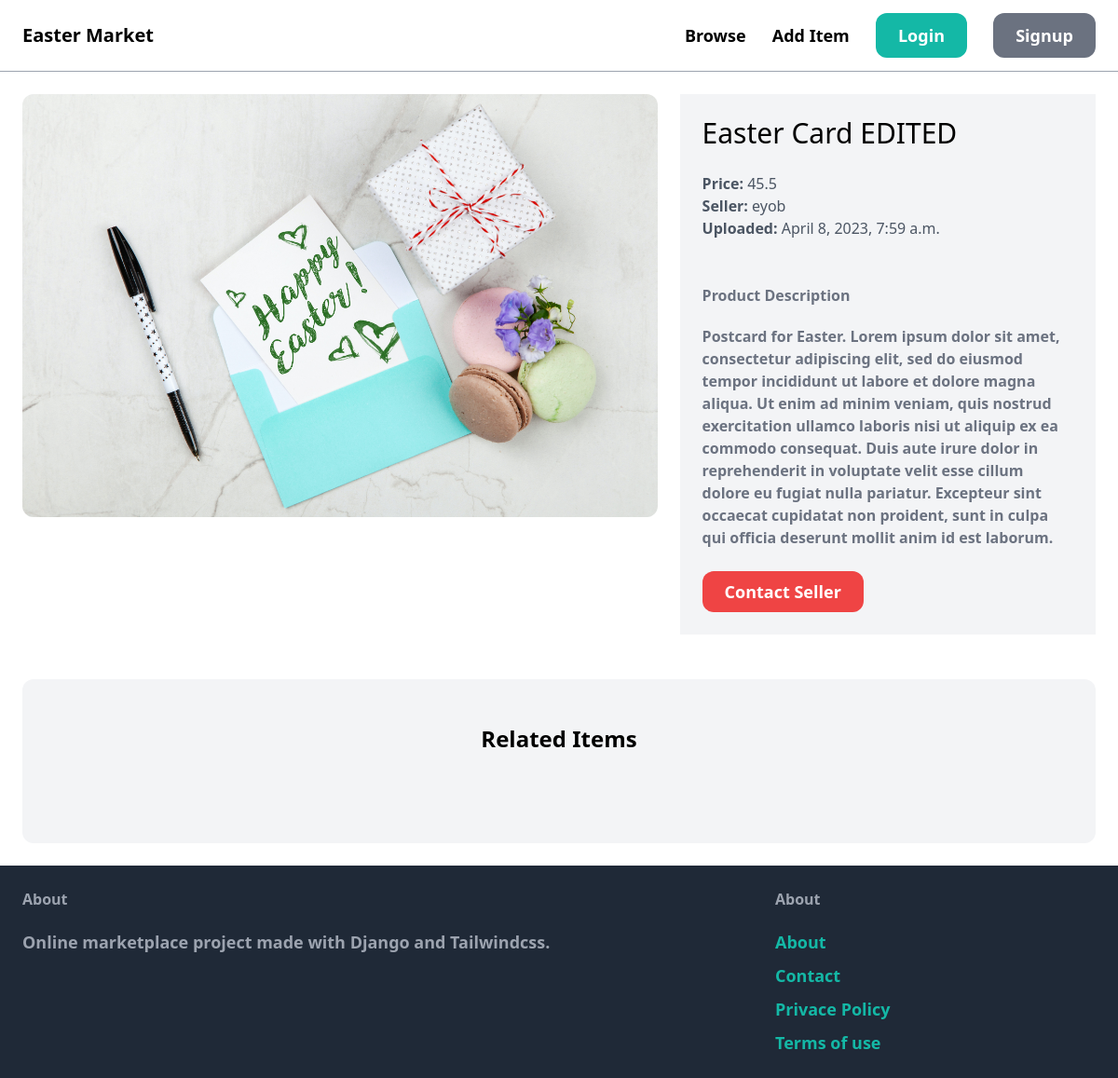
/items/3/, run on an earlier commit of the app's database.
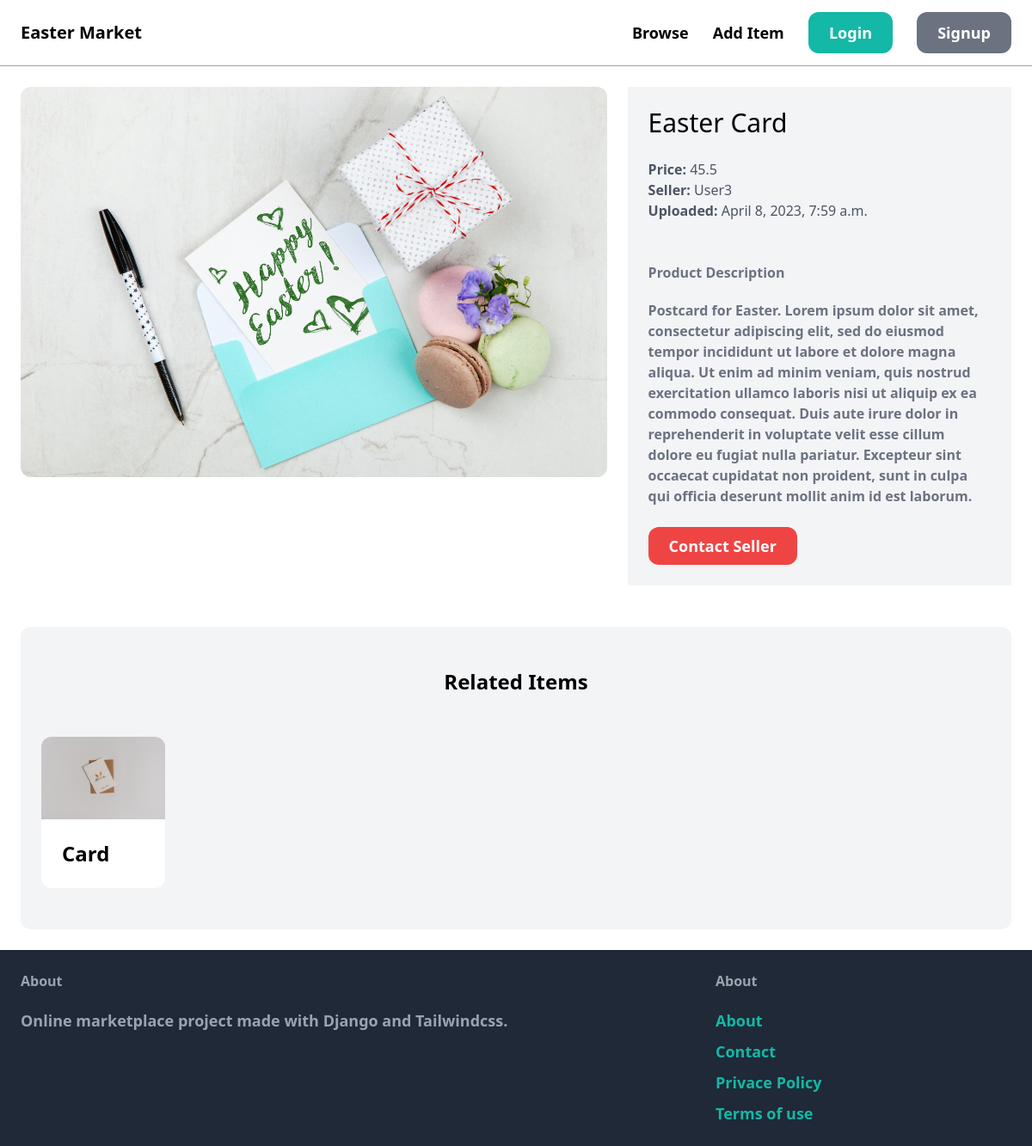
And on a later commit of the database.
### item/models.py (models this page shows, shortened)
class Item(models.Model):
    name = models.CharField(max_length=255)
    category = models.ForeignKey(Category, related_name="items", on_delete=models.CASCADE)
    description = models.TextField(blank=True, null=True)
    price = models.FloatField()
    image = models.ImageField(upload_to="items_images", blank=True, null=True)
    is_sold = models.BooleanField(default=False)
    created_by = models.ForeignKey(User, related_name="items", on_delete=models.CASCADE)
    created_at = models.DateTimeField(auto_now_add=True)

### item/views.py (the view)
# urls.py: path('<int:pk>/',views.detail, name='detail'),
def detail(request, pk):
    item = get_object_or_404(Item, pk=pk)
    related_items = Item.objects.filter(category = item.category, is_sold = False).exclude(pk=pk)[0:3]
    return render(request, 'item/detail.html', {
        'item':item,
        'related_items':related_items
    })

### item/templates/item/detail.html (shortened to what this page needs)
{% extends 'core/base.html' %}
{%block content%}
<div class="grid grid-cols-5 gap-6">
    <div class="col-span-3">
        <img src="{{item.image.url}}" class="rounded-xl">
    </div>
    <div class="col-span-2 p-6 bg-gray-100">
        <h1 class="mb-6 text-3xl">{{item.name}}</h1>
        <p class="text-gray-600"><strong>Price: </strong>{{item.price}}</p>
        <p class="text-gray-600"><strong>Seller: </strong>{{item.created_by.username}}</p>
        <p class="text-gray-600"><strong>Uploaded: </strong>{{item.created_at}}</p>
        {%if item.description%}
        <p class="text-gray-500 mt-12"><strong>Product Description</p>
            <p class="text-gray-500 mt-5">{{item.description}}</p>
        {%endif%}
        {%if request.user == item.created_by%}
            <div class="mt-5 p-6 bg-white rounded-xl">
                <p>This is your item.</p>
                <a href="{%url 'item:edit' item.id %}" class="inline-block mt-5 px-4 py-2 text-lg font-semibold bg-green-500 text-white rounded-xl hover:bg-green-700" >Edit</a>
                <a href="{%url 'item:delete' item.id %}" class="inline-block mt-5 px-4 py-2 text-lg font-semibold bg-red-500 text-white rounded-xl hover:bg-red-700" >Delete</a>
            </div>
            {%else%}
            <a href="{% url 'conversation:new' item.id %}" class="inline-block px-6 py-2 mt-6 text-lg font-semibold bg-red-500 text-white hover:bg-red-600 rounded-xl"> Contact Seller</a>
            {%endif%}
    </div>
</div>
<div class="mt-6 px-6 py-12 bg-gray-100 rounded-xl">
    <h2 class="mb-12 text-2xl text-center font-bold">Related Items</h2>
    <div class="grid grid-cols-4 gap-44">
        {%for r_item in related_items%}
            <div>
                <a href="{% url 'item:detail' r_item.id %}">
                    <img src="{{r_item.image.url}}" class="rounded-t-xl">
            <div class="p-6 bg-white rounded-b-xl">
                <h2 class="text-2xl">{{ r_item.name}}</h2>
            </div>
                </a>
            </div>
        {% endfor %}
    </div>
</div>
{%endblock%}

What changed in the data, as far as the page shows it:
changed Item: name "Easter Card EDITED" → "Easter Card"; created_by.username "eyob" → "User3"
added Item: image (picture), name "Card"
